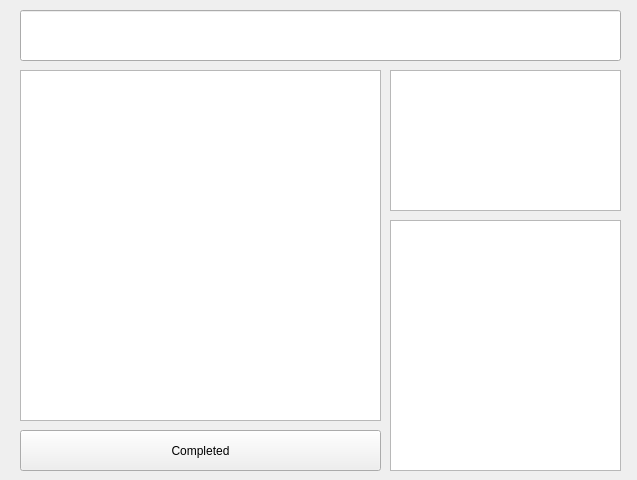
<?xml version="1.0" encoding="UTF-8"?>
<ui version="4.0">
 <class>ShoppingCart</class>
 <widget class="QMainWindow" name="ShoppingCart">
  <property name="geometry">
   <rect>
    <x>0</x>
    <y>0</y>
    <width>637</width>
    <height>480</height>
   </rect>
  </property>
  <property name="windowTitle">
   <string>MainWindow</string>
  </property>
  <widget class="QWidget" name="centralwidget">
   <widget class="QWidget" name="horizontalLayoutWidget">
    <property name="geometry">
     <rect>
      <x>20</x>
      <y>70</y>
      <width>361</width>
      <height>351</height>
     </rect>
    </property>
    <layout class="QHBoxLayout" name="CartData">
     <item>
      <widget class="QTableView" name="CartDataTable"/>
     </item>
    </layout>
   </widget>
   <widget class="QPushButton" name="SubmitButton">
    <property name="geometry">
     <rect>
      <x>20</x>
      <y>430</y>
      <width>361</width>
      <height>41</height>
     </rect>
    </property>
    <property name="text">
     <string>Completed</string>
    </property>
   </widget>
   <widget class="QWidget" name="horizontalLayoutWidget_2">
    <property name="geometry">
     <rect>
      <x>390</x>
      <y>70</y>
      <width>231</width>
      <height>141</height>
     </rect>
    </property>
    <layout class="QHBoxLayout" name="Images">
     <item>
      <widget class="QGraphicsView" name="PiCameraView"/>
     </item>
    </layout>
   </widget>
   <widget class="QWidget" name="horizontalLayoutWidget_3">
    <property name="geometry">
     <rect>
      <x>390</x>
      <y>220</y>
      <width>231</width>
      <height>251</height>
     </rect>
    </property>
    <layout class="QHBoxLayout" name="AvailableProducts">
     <item>
      <widget class="QTableView" name="AvailableProductTable"/>
     </item>
    </layout>
   </widget>
   <widget class="QLineEdit" name="lineEdit">
    <property name="geometry">
     <rect>
      <x>20</x>
      <y>10</y>
      <width>601</width>
      <height>51</height>
     </rect>
    </property>
   </widget>
  </widget>
 </widget>
 <resources/>
 <connections/>
</ui>
